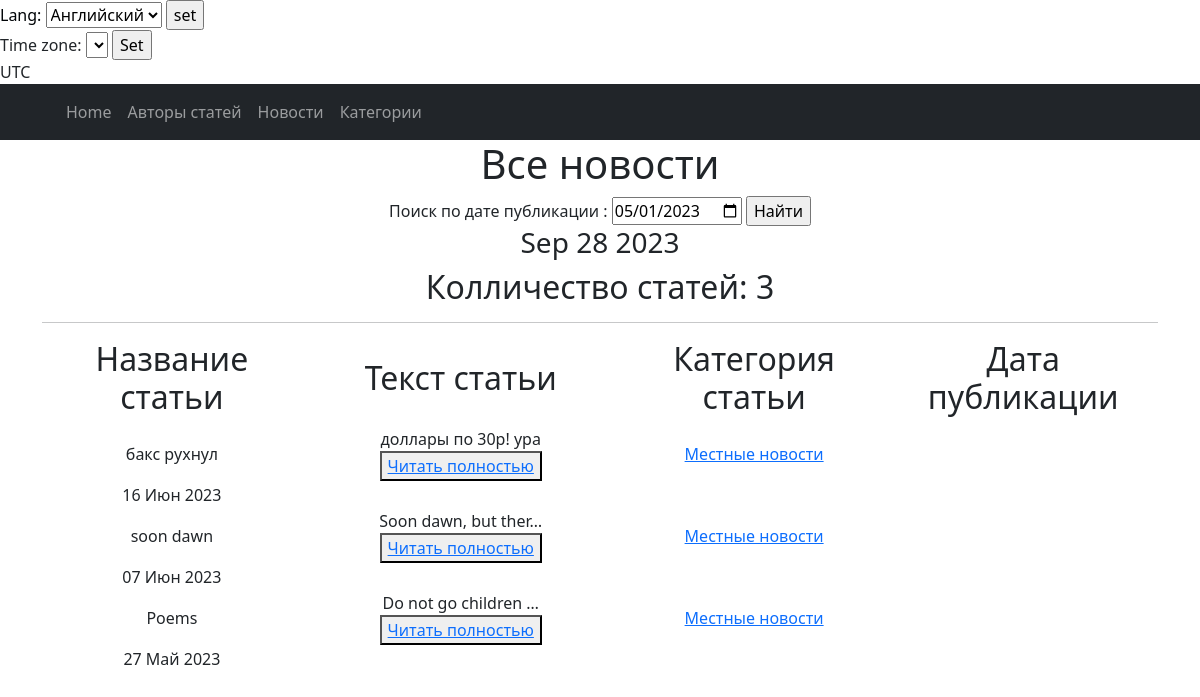
The page /category/4 on the database as committed earlier.
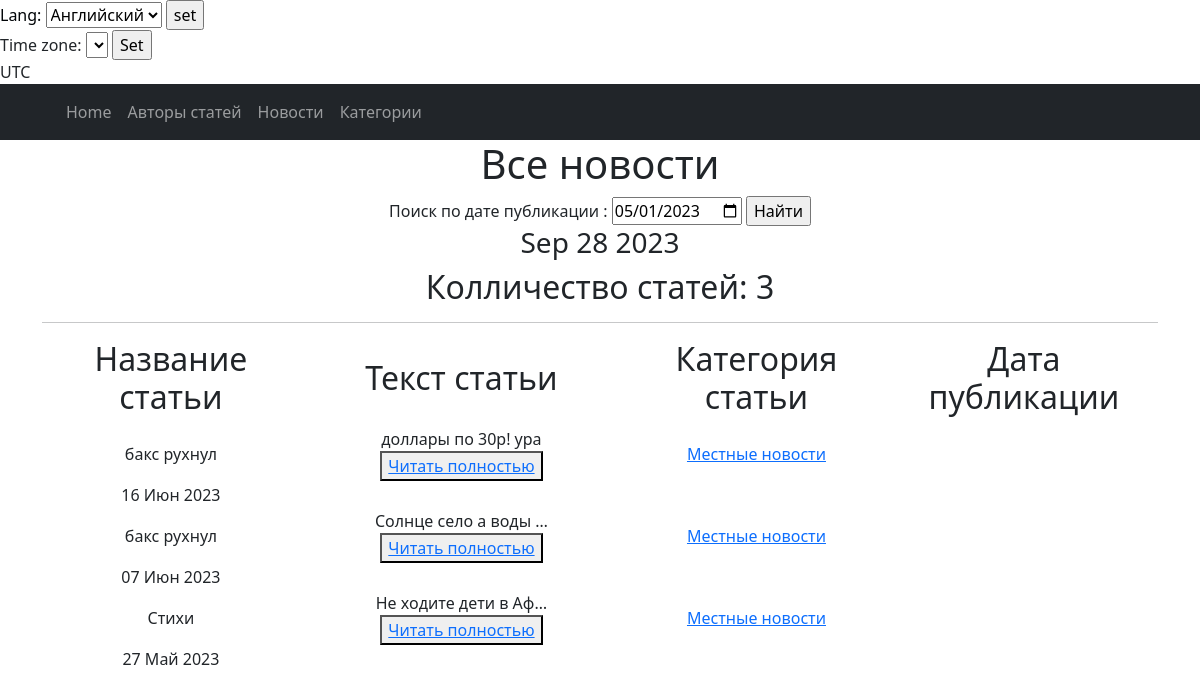
The same page on the database as committed later.
### news/models.py (models this page shows, shortened)
class Post(models.Model):
    objects = None
    news = 'NW'
    states = 'PS'
    TYPE = [
        (news, 'Новость'),
        (states, 'Статья')
    ]
    post_tip = models.CharField(max_length=10, choices=TYPE, default=states)
    date_in = models.DateField(auto_now_add=True)
    header = models.CharField(max_length=255)
    contents = models.TextField(blank=True)
    author = models.ForeignKey(Author, on_delete=models.CASCADE)
    category = models.ManyToManyField(to=Category, through='PostCategory', related_name='PostCategory')
    rating_post = models.IntegerField(default=0, validators=[MinValueValidator(0.0)])

### news/views.py (the view)
# urls.py: path('category/<int:pk>', PostCategory.as_view(), name='posts_of_category_list'),
class PostCategory(ListView):
    model = Post
    ordering = '-id'
    template_name = 'post/news.html'
    context_object_name = 'posts'
    def get_queryset(self):
        self.queryset = Category.objects.get(pk=self.kwargs['pk']).PostCategory.all()
        return super().get_queryset()
    def get_context_data(self, **kwargs):
        context = super().get_context_data(**kwargs)
        context['is_not_subscribers'] = self.request.user not in Category.objects.get(pk=self.kwargs['pk']).\
            subscribers.all()
        context['category'] = self.queryset
        return context

### news/templatetags/custom_tags.py (called while the page is built)
@register.simple_tag()
def current_time(format_string='%b %d %Y'):
   return datetime.utcnow().strftime(format_string)

### templates/post/news.html (shortened to what this page needs)
{% extends 'flatpages/default.html' %}
     {% load custom_filter %}
     {% load custom_tags %}
        {% load i18n %}
        {% block content %}
           <h1>{% trans 'All news' %}</h1>
           <form action=" " method="get">
               <label for="start"> {% trans 'Start date' %} : </label>
            <input type="date" id="start" name="date_in__iexact"
               value="2023-05-01"
               min="2018-01-01" max="2023-12-31">
               <input type="submit" value="Найти" />
   </form>
        <h3>{% current_time '%b %d %Y' %}</h3>
        <h2>Колличество статей: {{ posts|length  }} </h2>
           <hr>
           {% if posts %}
               <table>
                   <tr>
                       <td><h2> {% trans 'Article Title' %} </h2></td>
                       <td><h2> {% trans 'Article text' %} </h2></td>
                       <td><h2> {% trans 'Article category' %} </h2></td>
                       <td><h2> {% trans 'Publication date' %} </h2></td>
                   </tr>
                   {% for post in posts %}
                    <tr>
                      <td>{{ post.header}}</td>
                      <td>{{ post.contents|truncatechars:20}}
                      <button><a class="text-center" href="{{post.id}}">{% trans 'Read completely' %}</a> </button>
                      </td>
                      <td>{% for category in post.category.all %}
                          <a href="{% url 'posts_of_category_list' category.id%}"> {{ category.name }} </a>
                          {% endfor %}
                      </td>
                    </tr>
                      <td>{{ post.date_in|date:' d M Y' }}</td>
                    {% endfor %}
               </table>
           {% else %}
               <h2>Новости нет!</h2>
           {% endif %}
        {% endblock content %}

Rows that differ between the two databases and show on the page:
changed Post: header "soon dawn" → "бакс рухнул"; contents "Soon dawn, but ther…" → "Солнце село а воды …"
changed Post: header "Poems" → "Стихи"; contents "Do not go children …" → "Не ходите дети в Аф…"
